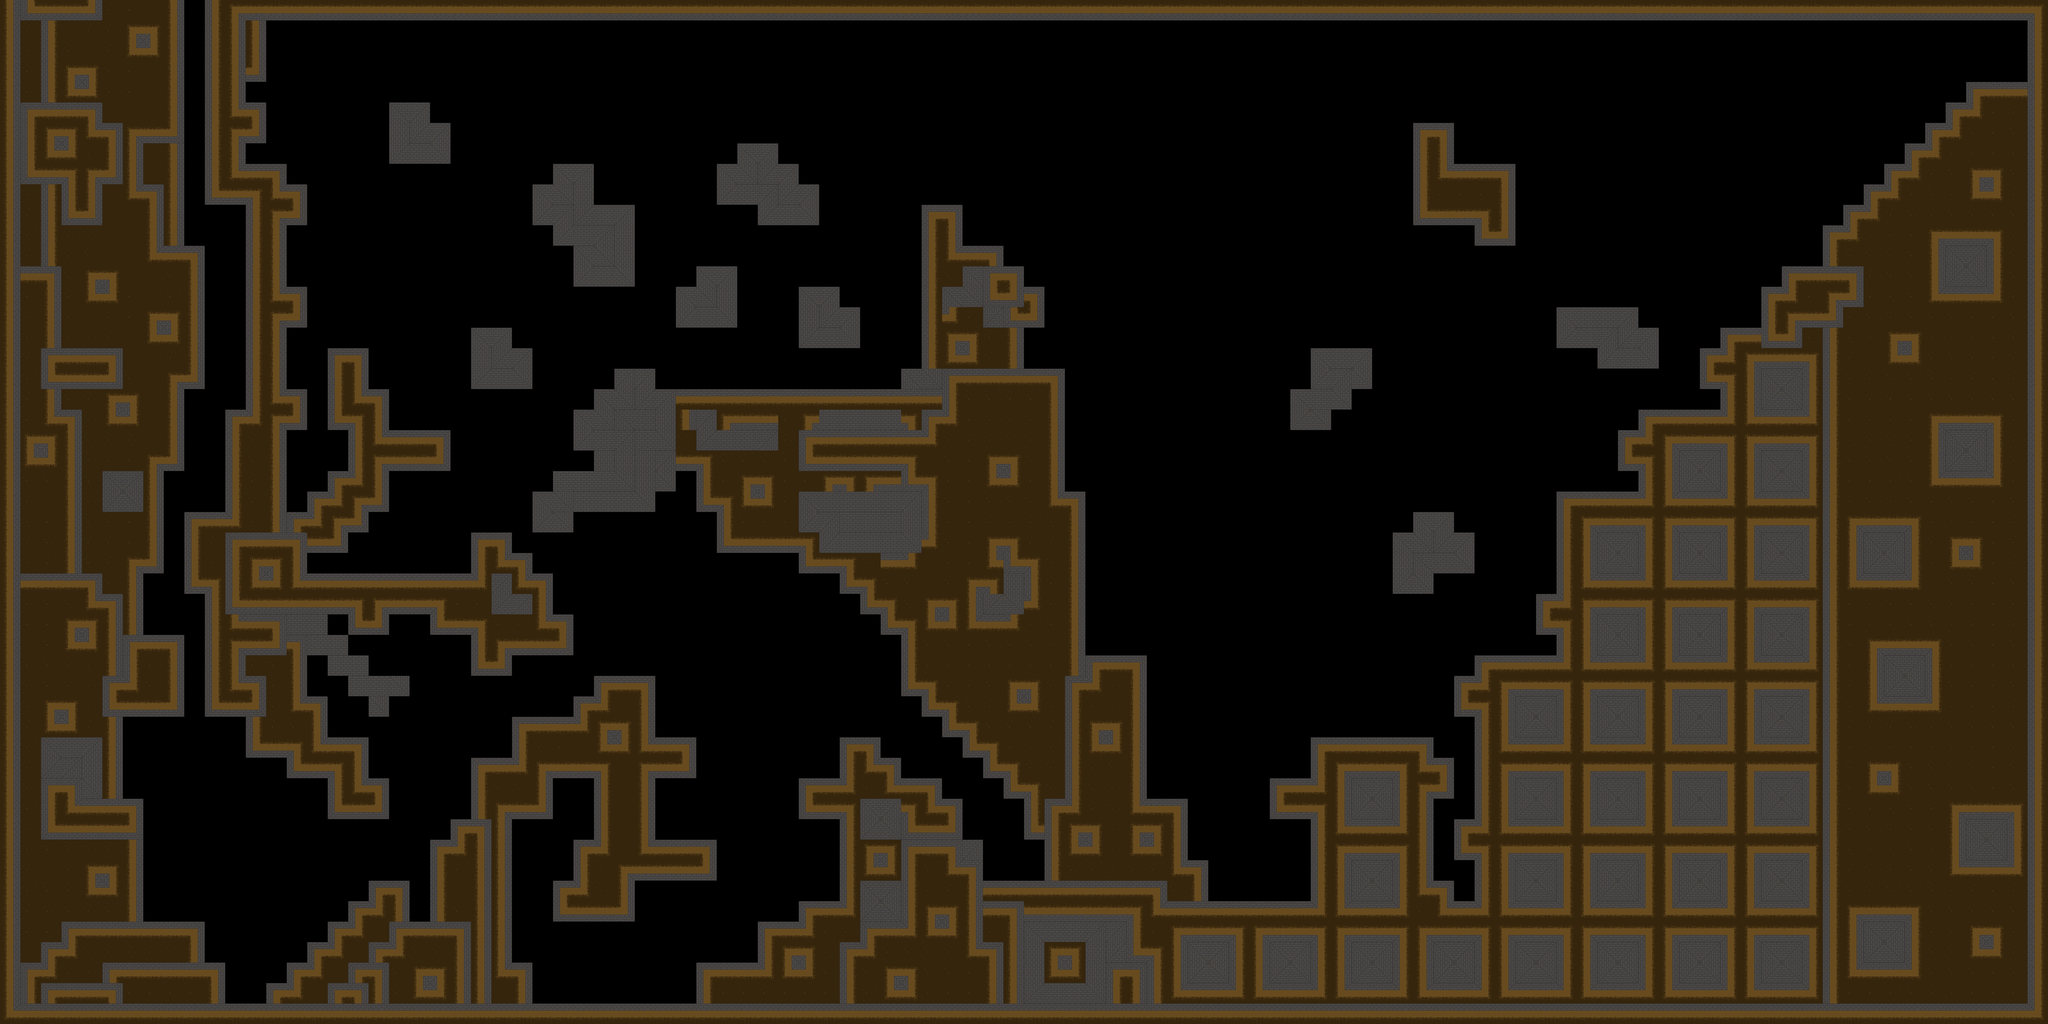

Below is a game level as drawn by its tile map, then a one-line description and the .tmx that defines it (tile-layer data replaced by summaries):
An orthogonal 100x50 tile map with 64x64 px tiles, 1 tile layer (Map), 4 tilesets and 11 objects (A, B, C, D, E, ...).

<map version="1.2" tiledversion="1.3.4" orientation="orthogonal" renderorder="right-down" width="100" height="50" tilewidth="64" tileheight="64" infinite="0" nextlayerid="4" nextobjectid="20">
 <editorsettings>
  <export target="city1.csv" format="csv" />
 </editorsettings>
 <tileset firstgid="1" name="JungleTileSet" tilewidth="64" tileheight="64" tilecount="9" columns="3">
  <image source="../Images/JungleTileSet.png" width="192" height="192" />
 </tileset>
 <tileset firstgid="10" name="CityTileSet" tilewidth="64" tileheight="64" tilecount="36" columns="6">
  <properties>
   <property name="collides" value="true" />
  </properties>
  <image source="../Images/CityTileSet.png" width="384" height="384" />
  <tile id="0">
   <properties>
    <property name="collides" value="true" />
   </properties>
   <objectgroup draworder="index" id="4">
    <object id="4" x="0.107446" y="-0.214891" width="63.8227" height="64.0376" />
    <object id="5" x="-10.4222" y="-7.62864" />
   </objectgroup>
  </tile>
  <tile id="1">
   <properties>
    <property name="collides" value="true" />
   </properties>
  </tile>
  <tile id="2">
   <properties>
    <property name="collides" value="true" />
   </properties>
  </tile>
  <tile id="6">
   <properties>
    <property name="collides" value="true" />
   </properties>
  </tile>
  <tile id="7">
   <properties>
    <property name="collides" value="true" />
   </properties>
  </tile>
  <tile id="8">
   <properties>
    <property name="collides" value="true" />
   </properties>
  </tile>
  <tile id="12">
   <properties>
    <property name="collides" value="true" />
   </properties>
  </tile>
  <tile id="13">
   <properties>
    <property name="collides" value="true" />
   </properties>
  </tile>
  <tile id="14">
   <properties>
    <property name="collides" value="true" />
   </properties>
  </tile>
  <tile id="18">
   <properties>
    <property name="collides" value="true" />
   </properties>
  </tile>
  <tile id="19">
   <properties>
    <property name="collides" value="true" />
   </properties>
  </tile>
  <tile id="20">
   <properties>
    <property name="collides" value="true" />
   </properties>
  </tile>
  <tile id="24">
   <properties>
    <property name="collides" value="true" />
   </properties>
  </tile>
  <tile id="25">
   <properties>
    <property name="collides" value="true" />
   </properties>
  </tile>
  <tile id="26">
   <properties>
    <property name="collides" value="true" />
   </properties>
  </tile>
  <tile id="30">
   <properties>
    <property name="collides" value="true" />
   </properties>
  </tile>
  <tile id="31">
   <properties>
    <property name="collides" value="true" />
   </properties>
  </tile>
  <tile id="32">
   <properties>
    <property name="collides" value="true" />
   </properties>
  </tile>
 </tileset>
 <tileset firstgid="46" name="Scorpion Static" tilewidth="64" tileheight="64" tilecount="1" columns="1">
  <image source="../Sprites/Scorpion Static.png" width="64" height="80" />
 </tileset>
 <tileset firstgid="47" name="gate" tilewidth="64" tileheight="64" tilecount="4" columns="2">
  <image source="../Images/gate.png" width="128" height="128" />
 </tileset>
 <layer id="1" name="Map" width="100" height="50">
  <data>[5000 cells, 2712 non-empty, 27 distinct tile ids]</data>
 </layer>
 <objectgroup id="3" name="Scorpions">
  <object id="10" name="A" gid="46" x="1728" y="2240" width="64" height="64" />
  <object id="11" name="B" gid="46" x="2432" y="2880" width="64" height="64" />
  <object id="12" name="C" gid="46" x="1216" y="1792" width="64" height="64" />
  <object id="13" name="D" gid="46" x="2304" y="1216" width="64" height="64" />
  <object id="15" name="E" gid="46" x="3136" y="2752" width="64" height="64" />
  <object id="16" name="F" gid="46" x="3904" y="2816" width="64" height="64" />
  <object id="17" name="G" gid="46" x="4608" y="512" width="64" height="64" />
  <object id="18" gid="48" x="6272" y="192" width="64" height="64" />
  <object id="19" gid="50" x="6272" y="256" width="64" height="64" />
 </objectgroup>
</map>
